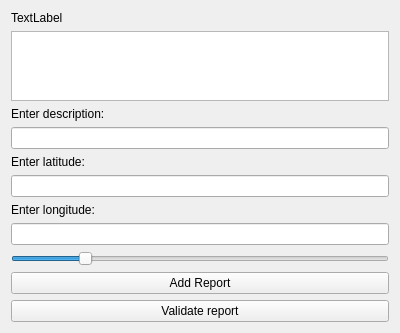
<?xml version="1.0" encoding="UTF-8"?>
<ui version="4.0">
 <class>GUI</class>
 <widget class="QWidget" name="GUI">
  <property name="geometry">
   <rect>
    <x>0</x>
    <y>0</y>
    <width>400</width>
    <height>300</height>
   </rect>
  </property>
  <property name="windowTitle">
   <string>GUI</string>
  </property>
  <layout class="QVBoxLayout" name="verticalLayout">
   <item>
    <widget class="QLabel" name="statusLabel">
     <property name="text">
      <string>TextLabel</string>
     </property>
    </widget>
   </item>
   <item>
    <widget class="QListWidget" name="reportsListWidget"/>
   </item>
   <item>
    <widget class="QLabel" name="label">
     <property name="text">
      <string>Enter description:</string>
     </property>
    </widget>
   </item>
   <item>
    <widget class="QLineEdit" name="descriptionLineEdit"/>
   </item>
   <item>
    <widget class="QLabel" name="label_2">
     <property name="text">
      <string>Enter latitude:</string>
     </property>
    </widget>
   </item>
   <item>
    <widget class="QLineEdit" name="latitudeLineEdit"/>
   </item>
   <item>
    <widget class="QLabel" name="label_3">
     <property name="text">
      <string>Enter longitude:</string>
     </property>
    </widget>
   </item>
   <item>
    <widget class="QLineEdit" name="longitudeLineEdit"/>
   </item>
   <item>
    <widget class="QSlider" name="horizontalSlider">
     <property name="minimum">
      <number>1</number>
     </property>
     <property name="maximum">
      <number>50</number>
     </property>
     <property name="value">
      <number>10</number>
     </property>
     <property name="orientation">
      <enum>Qt::Orientation::Horizontal</enum>
     </property>
    </widget>
   </item>
   <item>
    <widget class="QPushButton" name="addButton">
     <property name="text">
      <string>Add Report</string>
     </property>
    </widget>
   </item>
   <item>
    <widget class="QPushButton" name="validateButton">
     <property name="text">
      <string>Validate report</string>
     </property>
    </widget>
   </item>
  </layout>
  <zorder>reportsListWidget</zorder>
  <zorder>statusLabel</zorder>
  <zorder>addButton</zorder>
  <zorder>label</zorder>
  <zorder>descriptionLineEdit</zorder>
  <zorder>label_2</zorder>
  <zorder>latitudeLineEdit</zorder>
  <zorder>label_3</zorder>
  <zorder>longitudeLineEdit</zorder>
  <zorder>validateButton</zorder>
  <zorder>horizontalSlider</zorder>
 </widget>
 <resources/>
 <connections/>
</ui>
